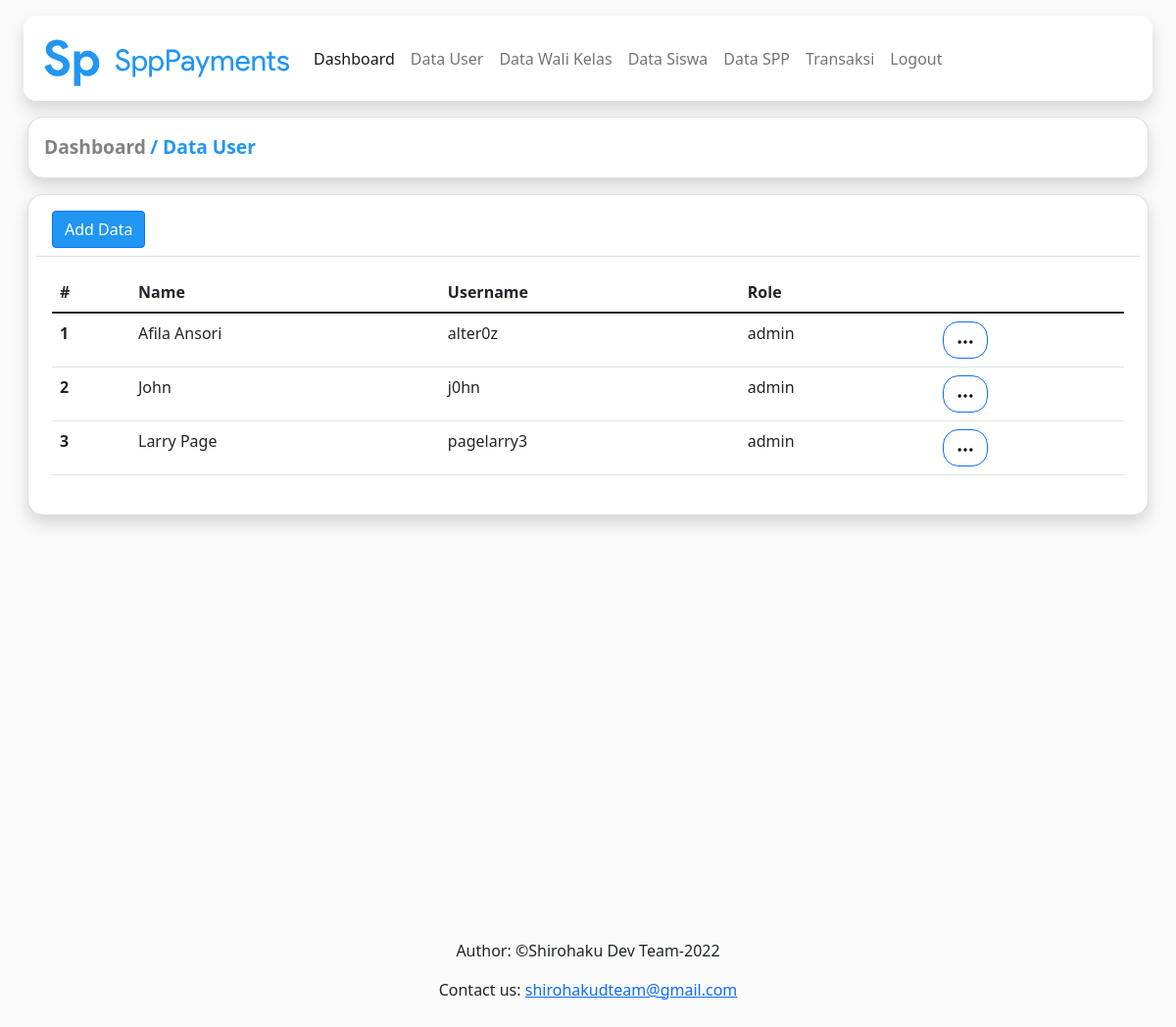
Page /src/show/showdatauser.php (signed in) on the earlier database version.
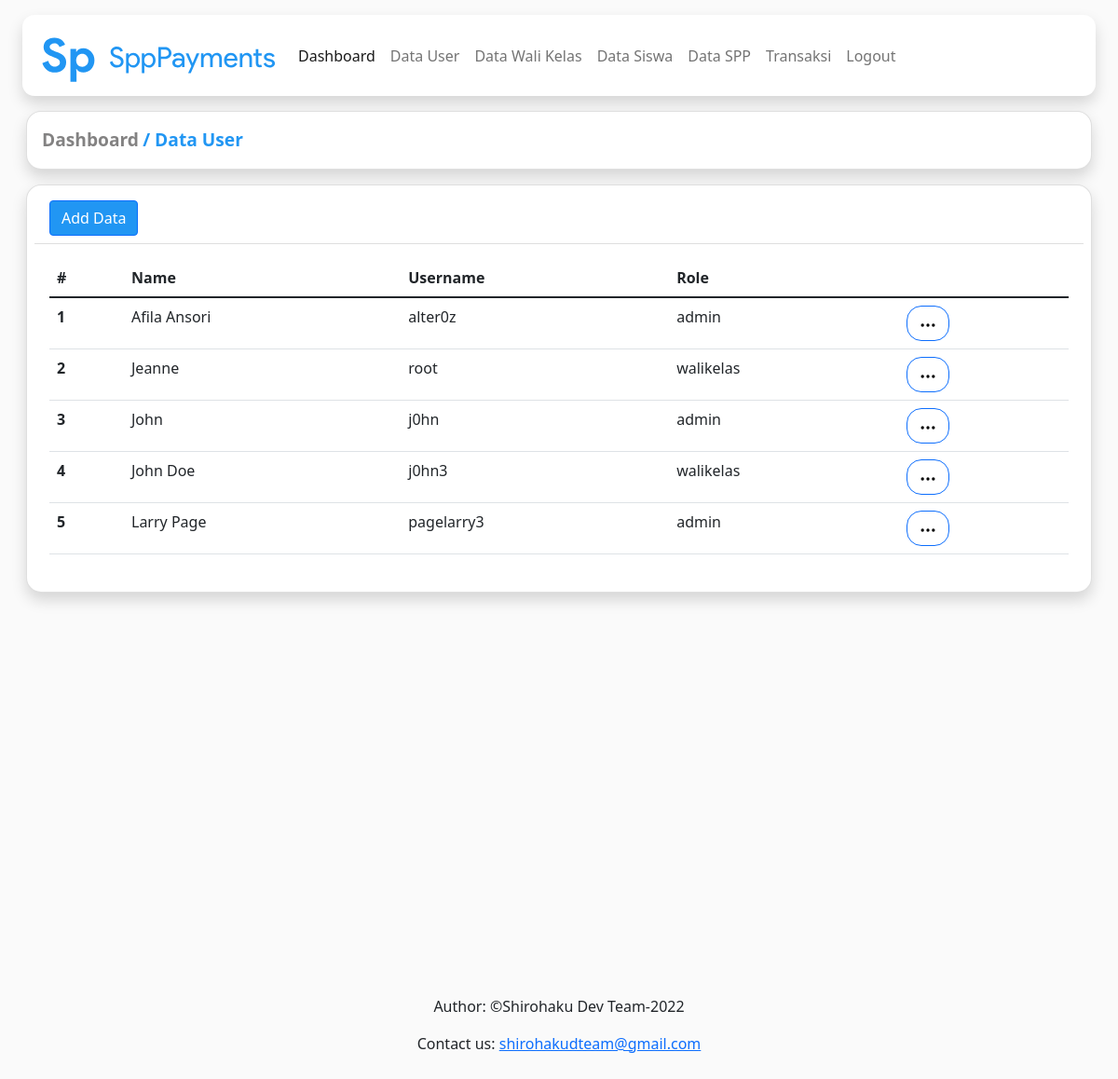
Same page on the later database version.
### tables this page shows
CREATE TABLE `user` (
  `name` varchar(255) NOT NULL,
  `role` enum('admin','walikelas') DEFAULT NULL,
  `username` varchar(255) NOT NULL,
  `password` varchar(255) NOT NULL
);

### src/show/showdatauser.php (the view, shortened to what this page needs)
<?php include "../header/header.php"; ?>
<div class="content-body">
          <div class="container-fluid">
              <div class="card bg-white ms-3 me-3 shadow" style="border-radius: 16px;">
			          <div class="card-body">
			  	        <div class="">
					          <a href="../index/admin.php" class="" style="text-decoration: none; color: rgb(131, 130, 130); font-weight: bold; font-size: larger;">Dashboard</a>
					          <a href="javascript:void(0)" class="" style="text-decoration: none; color: #2196f3; font-weight: bold; font-size: larger;">/ Data User</a>
          		    </div>
			          </div>
		          </div>
          <div class="row">
            <div class="col-lg-12">
              <div class="card bg-white p-2 m-3 shadow" style="border-radius: 16px;">
                <div class="card-header bg-white" style="border-top-left-radius: 16px; border-top-right-radius: 16px;">
									<a href="../add/adduser.php" class="btn btn-primary d-sm-inline-block d-none" style="background-color: #2196f3;">Add Data</a>
                </div>
                <div class="card-body">
                  <div class="table-responsive">
                    <table class="table table-responsive-md">
                      <thead>
                        <tr>
                          <th style="width: 80px"><strong>#</strong></th>
                          <th><strong>Name</strong></th>
                          <th><strong>Username</strong></th>
                          <th><strong>Role</strong></th>
                          <th></th>
                        </tr>
                      </thead>
                      <tbody>
											<?php
												include "../connection/connection.php";
												$getData=mysqli_query($conn, "SELECT * FROM user ORDER BY name ASC");
												$no=1;
												while($data = mysqli_fetch_array($getData)){
													echo "<tr>
                          <td><strong>$no</strong></td>
                          <td>$data[name]</td>
                          <td>$data[username]</td>
                          <td>$data[role]</td>
                          <td>
                            <div class='dropdown'>
                              <button type='button' class='btn btn-outline-primary light sharp' data-bs-toggle='dropdown' style='border-radius: 16px;'>
                                <svg width='20px' height='20px' viewbox='0 0 24 24' version='1.1'>
                                  <g stroke='none' stroke-width='1' fill='none' fill-rule='evenodd'>
                                    <rect x='0' y='0' width='24' height='24'></rect>
                                    <circle fill='#000000' cx='5' cy='12' r='2'></circle>
                                    <circle fill='#000000' cx='12' cy='12' r='2'></circle>
                                    <circle fill='#000000' cx='19' cy='12' r='2'></circle>
                                  </g>
                                </svg>
                              </button>
                              <div class='dropdown-menu shadow' style='border-radius: 16px;'>
                                <a class='dropdown-item' href='../edit/edituser.php?username=$data[username]'>Edit</a>
                                <a class='dropdown-item' href='../delete/deleteuser.php?username=$data[username]'>Delete</a>
                              </div>
                            </div>
                          </td>
                        </tr>";
													$no++;
												}
											?>
                      </tbody>
                    </table>
                  </div>
                </div>
              </div>
            </div>
          </div>
        </div>
      </div>
<?php include "../footer/footer.php"; ?>

Differences in the rows shown:
added user: name "Jeanne", username "root", role "walikelas"
added user: name "John Doe", username "j0hn3", role "walikelas"
